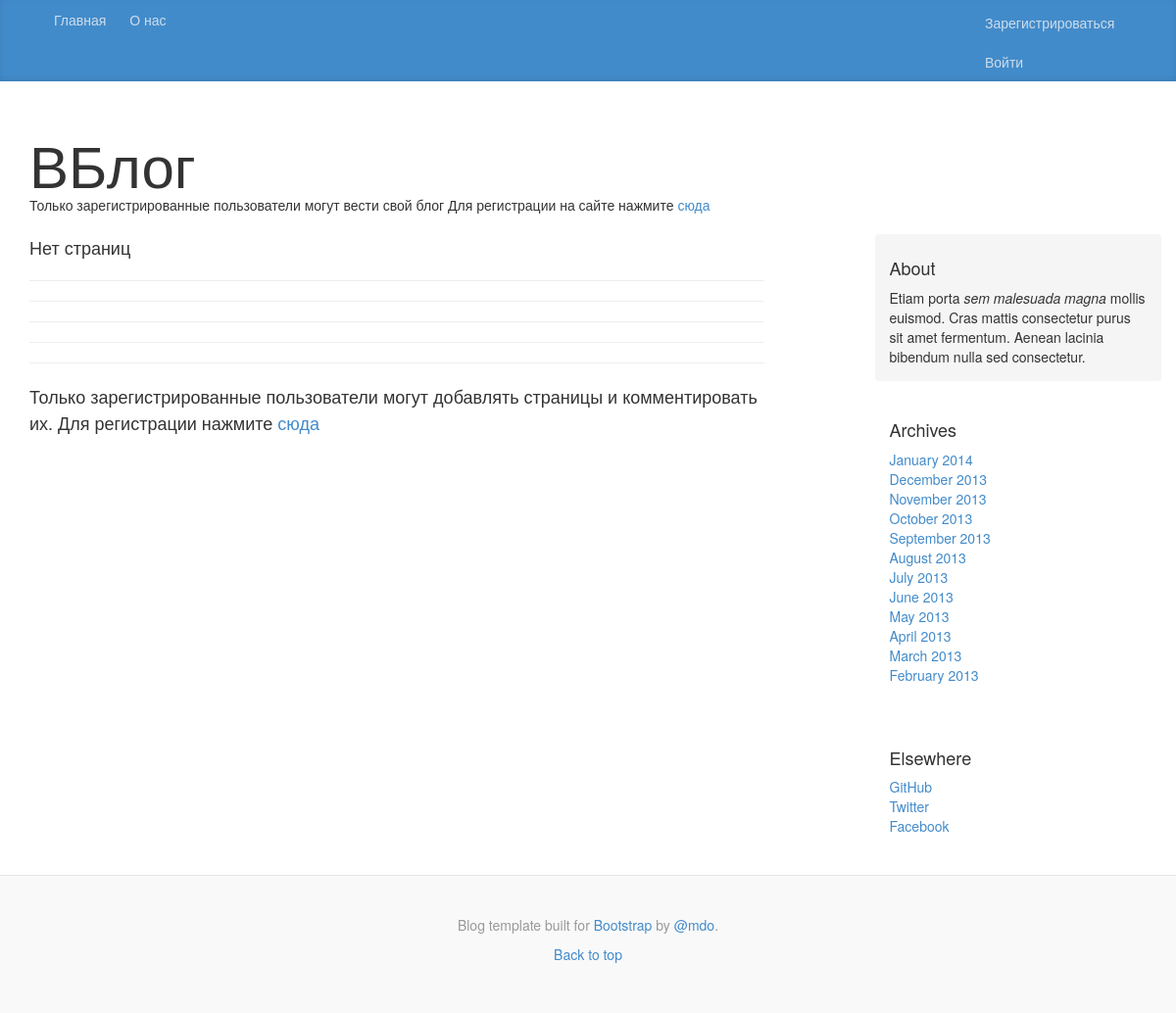
The page /blog/show_category/it/ on the database as committed earlier.
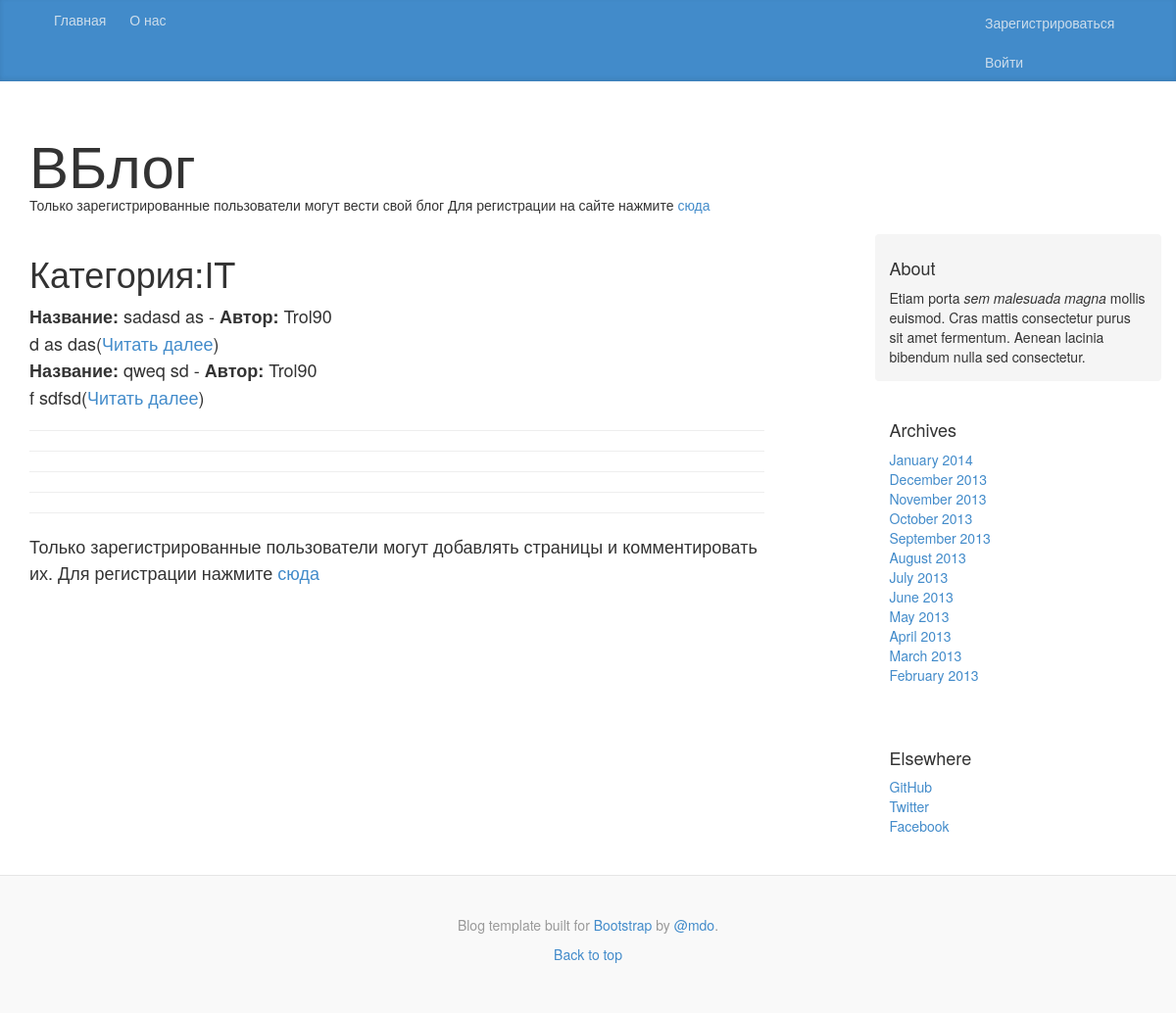
The same page on the database as committed later.
### blog/models.py (models this page shows, shortened)
class Category(models.Model):
    name = models.CharField(max_length=254,unique=True)
    slug = models.SlugField(unique=True)
    note_number = models.IntegerField(default=0)
    class Meta:
        verbose_name_plural = 'categories'

class Page(models.Model):
    category = models.ForeignKey(Category)
    id = models.IntegerField(primary_key=True)
    title = models.CharField(max_length=128)
    author = models.CharField(max_length=128)
    date_print = models.DateTimeField(auto_now_add=True)
    content = models.CharField(max_length=5000,)
    views = models.IntegerField(default=0)
    likes = models.ManyToManyField(User, related_name='likes',default=0)
    dislikes = models.ManyToManyField(User, related_name='dislikes',default=0)
    favorite = models.ManyToManyField(User, related_name='favorite',default=0)

### blog/views.py (the view)
# urls.py: url(r'^show_category/(?P<category_name_slug>[\w\-]+)/$', views.show_category, name='show_category'),
def show_category(request, category_name_slug):
    context_dict = {}
    try:
        category = Category.objects.get(slug=category_name_slug)
        pages = Page.objects.filter(category=category)
        context_dict['category'] = category
        context_dict['pages'] = pages
    except:
        context_dict['category'] = None
        context_dict['pages'] = None
    return render(request, 'blog/show_category.html', context_dict)

### template/blog/show_category.html (shortened to what this page needs)
{% extends 'blog/base.html' %}
{% block body_block%}
    {% if category %}
        <strong><h1>Категория:{{ category.name }}</h1></strong>
        {% if pages %}
            {% for page in pages %}
                    <strong>Название:</strong> {{ page.title }} - <strong>Автор:</strong> {{ page.author }}<br>
                                   {{ page.content }}(<a href="{% url 'show_page' page.id %}">Читать далее</a>)<br>
            {% endfor %}
        {% else %}
            В этой категории нет заметок<br>
            Но можно быть <strong>первым</strong><br>
            Кнопка для добавления снизу;)
        {% endif %}
    {% else %}
        Нет страниц
    {% endif %}
    <hr>
    <hr>
    <hr>
    <hr>
    <hr>
    {% if  user.is_authenticated %}
        <a href="{%  url 'add_page' category.slug %}"><strong><i class="fa fa-file fa-3x" aria-hidden="true"></i></strong></a>
    {% else %}
        Только зарегистрированные пользователи могут добавлять страницы и комментировать их.
        Для регистрации нажмите <a href="{% url 'registration_register' %}">сюда</a>
    {% endif %}
{% endblock %}

### template/blog/base.html (shortened to what this page needs)
<!DOCTYPE html>
{% load staticfiles %}
<html lang="en"><head><meta http-equiv="Content-Type" content="text/html; charset=UTF-8">
<link href="{% static 'css/blog.css'%}" rel="stylesheet">
<link href="{% static 'css/bootstrap.min.css' %}" rel="stylesheet">
<link href="{% static 'css/font-awesome.css'%}" rel="stylesheet">
<style id="holderjs-style" type="text/css"></style></head>
<body>
<div class="blog-masthead">
  <div class="container">
    <nav class="blog-nav col-sm-10">
      <a class="blog-nav-item" href="{% url 'blog' %}">Главная</a>
      <a class="blog-nav-item" href="{%  url 'about' %}">О нас</a>
    </nav>
    <nav id = "test" class="blog-nav col-sm-2 btn-group  ">
        {% if user.is_authenticated %}
          <div class="btn-group">
              <button type="button" class="btn btn-default"><a id = "profile" href="{% url 'profile' user.id %}">{{ user.username }}</a></button>
              <button type="button" data-toggle="dropdown" class="btn btn-default dropdown-toggle"><span class="caret"></span></button>
              <ul class="dropdown-menu">
                <li><a href="{% url 'profile' user.id %}">Профиль</a></li>
                <li><a href="{% url 'feed' %}">Новости</a></li>
                <li><a href="{% url 'user_subscribes' user.id %}">Мои подписки</a></li>
                <li class="divider"></li>
                <li><a class="blog-nav-item" href="{% url 'auth_logout' %}?next=/blog/">Выйти</a></li>
              </ul>
          </div>
        {% else %}
            <a class="blog-nav-item" href="{% url 'registration_register' %}">Зарегистрироваться</a>
            <a class="blog-nav-item" href="{% url 'auth_login' %}">Войти</a>
        {% endif %}
    </nav>
  </div>
</div>
<div class="container">
  <div class="blog-header">
    <h1 class="blog-title">ВБлог</h1>
      {% if not user.is_authenticated %}
            Только зарегистрированные пользователи могут вести свой блог
          Для регистрации на сайте нажмите <a href="{% url 'registration_register' %}">сюда</a>
      {% endif %}
  </div>
  <div class="row">
    <div class="col-sm-8 blog-main">
        {% block body_block %}
        {% endblock %}
    </div>
    <div class="col-sm-3 col-sm-offset-1 blog-sidebar">
      <div class="sidebar-module sidebar-module-inset">
        <h4>About</h4>
        <p>Etiam porta <em>sem malesuada magna</em> mollis euismod. Cras mattis consectetur purus sit amet fermentum. Aenean lacinia bibendum nulla sed consectetur.</p>
      </div>
      <div class="sidebar-module">
        <h4>Archives</h4>
        <ol class="list-unstyled">
          <li><a href="#">January 2014</a></li>
          <li><a href="#">December 2013</a></li>
          <li><a href="#">November 2013</a></li>
          <li><a href="#">October 2013</a></li>
          <li><a href="#">September 2013</a></li>
          <li><a href="#">August 2013</a></li>
          <li><a href="#">July 2013</a></li>
          <li><a href="#">June 2013</a></li>
          <li><a href="#">May 2013</a></li>
          <li><a href="#">April 2013</a></li>
          <li><a href="#">March 2013</a></li>
          <li><a href="#">February 2013</a></li>
        </ol>
      </div>
      <div class="sidebar-module">
        <h4>Elsewhere</h4>
        <ol class="list-unstyled">
          <li><a href="#">GitHub</a></li>
          <li><a href="#">Twitter</a></li>
          <li><a href="#">Facebook</a></li>
        </ol>
      </div>
    </div>
  </div>
</div>
<div class="blog-footer">
  <p>Blog template built for <a href="#">Bootstrap</a> by <a href="#">@mdo</a>.</p>
  <p>
    <a href="#">Back to top</a>
  </p>
</div>
</body>
</html>

### static/css/blog.css (style rules this page uses)
body { font-family: Georgia, "Times New Roman", Times, serif; color: #555; }
h1, .h1, h2, .h2, h3, .h3, h4, .h4, h5, .h5, h6, .h6 { margin-top: 0; font-family: "Helvetica Neue", Helvetica, Arial, sans-serif; font-weight: normal; color: #333; }
@media (min-width: 1200px) { .container { width: 970px; } }
.blog-masthead { background-color: #428bca; box-shadow: inset 0 -2px 5px rgba(0,0,0,.1); }
.blog-nav-item { position: relative; display: inline-block; padding: 10px; font-weight: 500; color: #cdddeb; }
.blog-header { padding-top: 20px; padding-bottom: 20px; }
.blog-title { margin-top: 30px; margin-bottom: 0; font-size: 60px; font-weight: normal; }
.blog-main { font-size: 18px; line-height: 1.5; }
.sidebar-module { padding: 15px; margin: 0 -15px 15px; }
.sidebar-module-inset { padding: 15px; background-color: #f5f5f5; border-radius: 4px; }
.sidebar-module-inset p:last-child, .sidebar-module-inset ul:last-child, .sidebar-module-inset ol:last-child { margin-bottom: 0; }
.blog-footer { padding: 40px 0; color: #999; text-align: center; background-color: #f9f9f9; border-top: 1px solid #e5e5e5; }
#test { margin-top: 3px; }

Rows that differ between the two databases and show on the page:
now on this page (row unchanged): Category: name "IT"
now on this page (row edited): Page: title "sadasd as", author "Trol90", content "d as das"
now on this page (row edited): Page: title "qweq sd", author "Trol90", content "f sdfsd"
Other text that changed with them:
text no longer shown: "Нет страниц"
text now shown: "Категория:"
